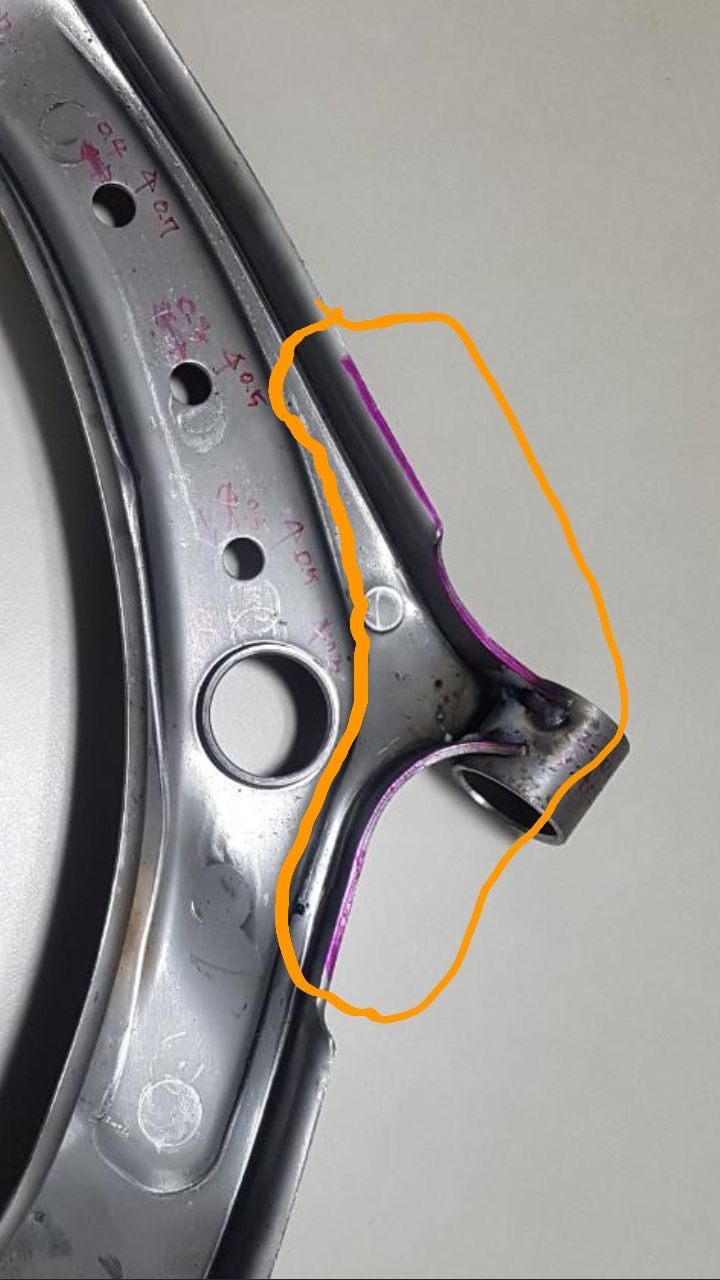
#> input picture IMG_1116.JPG, 720 x 1280 px
$ python main.py   (older library calls are emulated)
#> lines starting #> are read from the running program, lines starting #| are printed output that depends on the picture
import cv2

img = cv2.imread("IMG_1116.JPG", cv2.IMREAD_COLOR)
#> img is the input picture: shape (1280, 720, 3); mean B, G, R 143.3, 145.9, 148.8
copy_img = img.copy()
img2 = cv2.cvtColor(img, cv2.COLOR_BGR2GRAY)
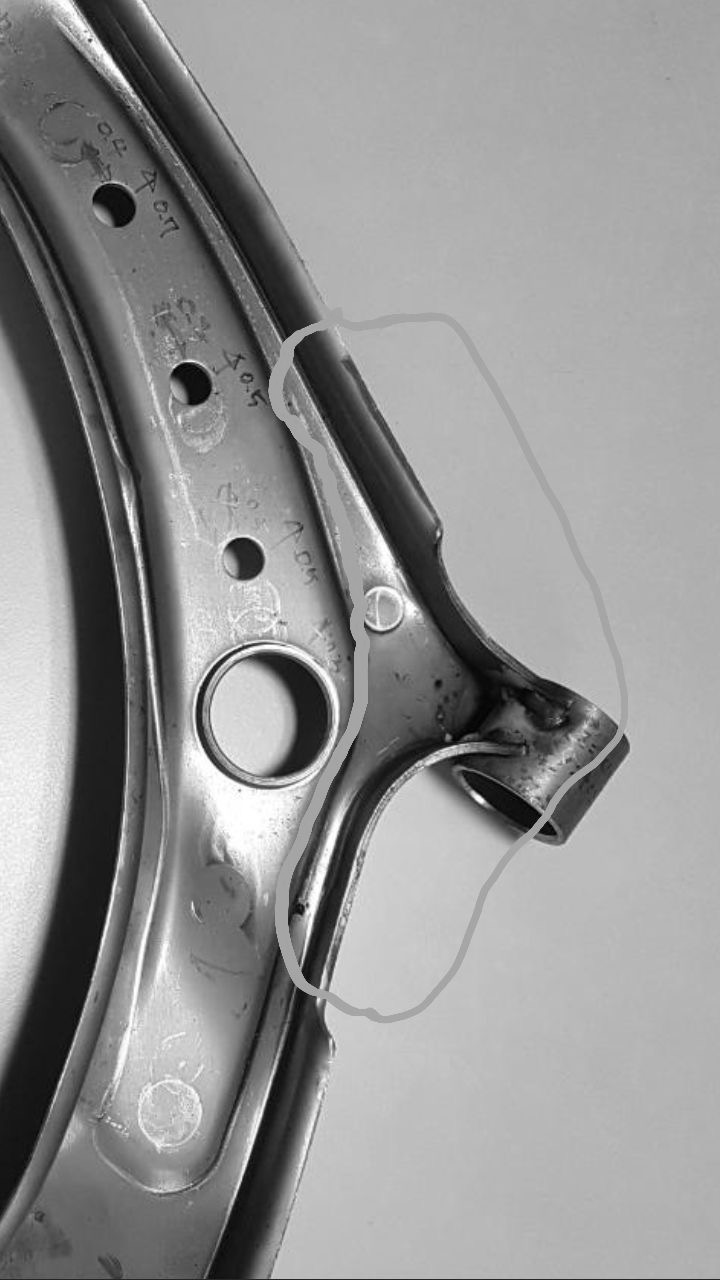
#> img2: shape (1280, 720); min 0, max 255, mean 146.5
cv2.imwrite('gray.jpg', img2)
blur = cv2.GaussianBlur(img2, (3, 3), 0)
cv2.imwrite('blur.jpg', blur)

for i in range(100, 255):
    canny = cv2.Canny(blur, 100, i)
    cv2.imshow('canny', canny)
    print(i)
    cv2.waitKey(500)
#> this loop made 155 passes
#> pass 1, `canny = cv2.Canny(blur, 100, i)`:
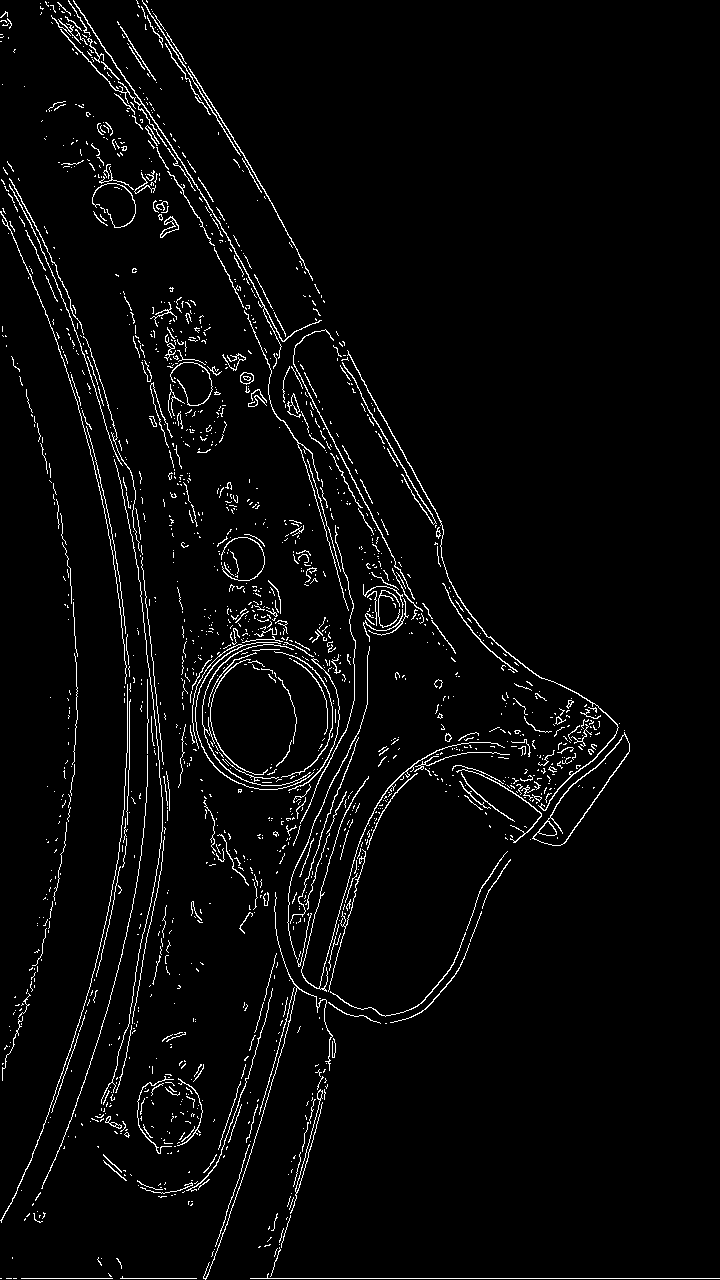
#> canny: shape (1280, 720); 3.4% white in thin lines or dots

# [14 lines of commented-out code are left out]
